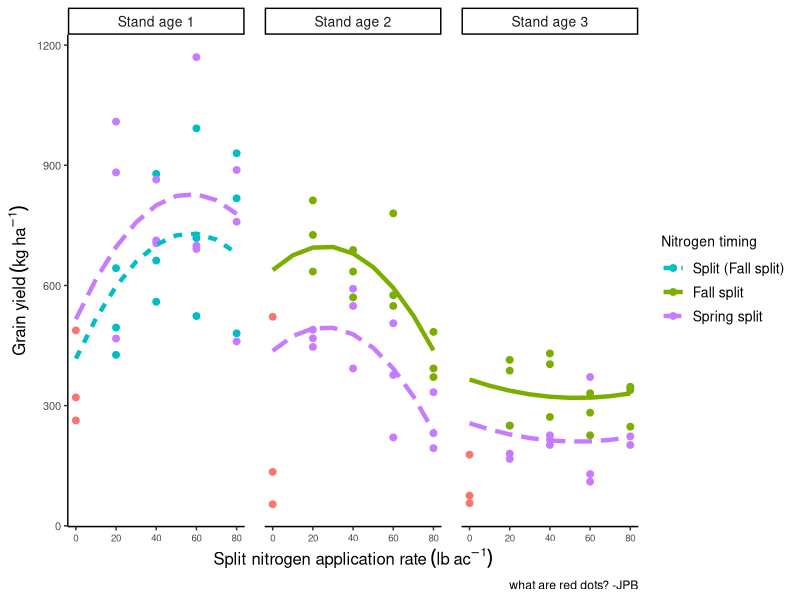
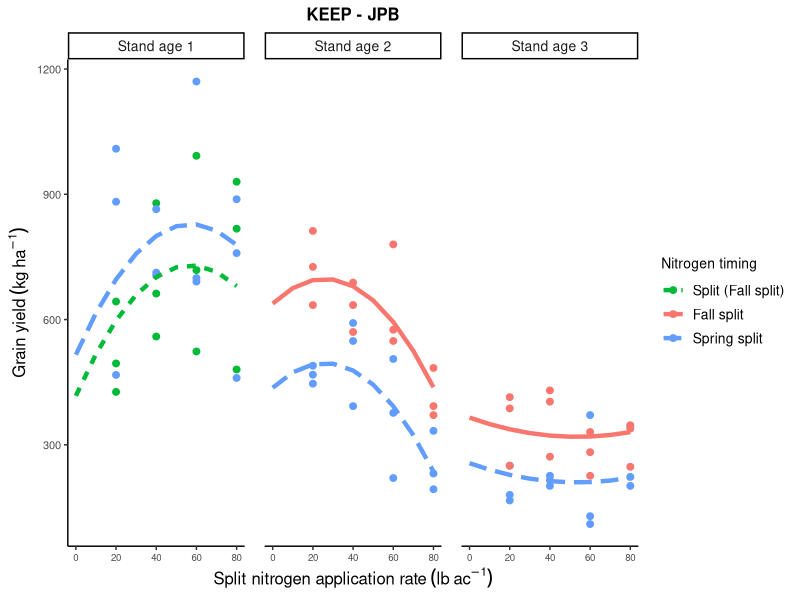
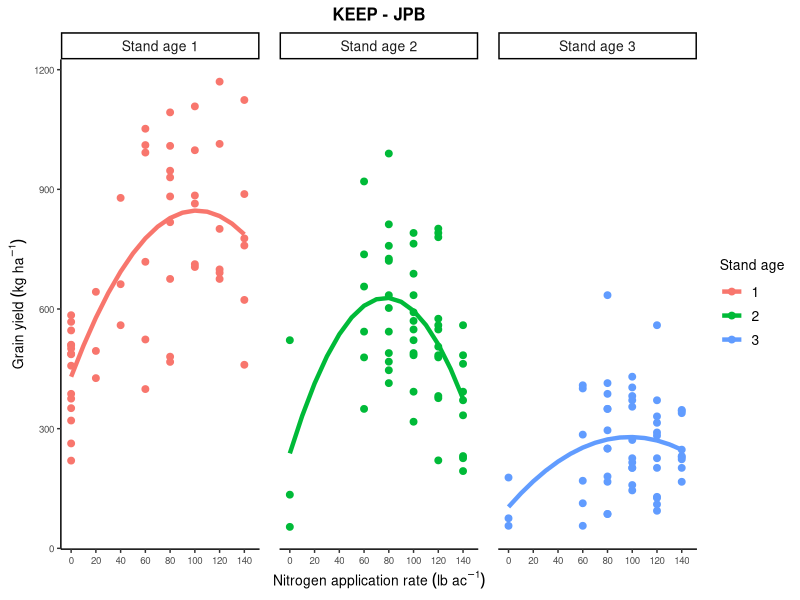
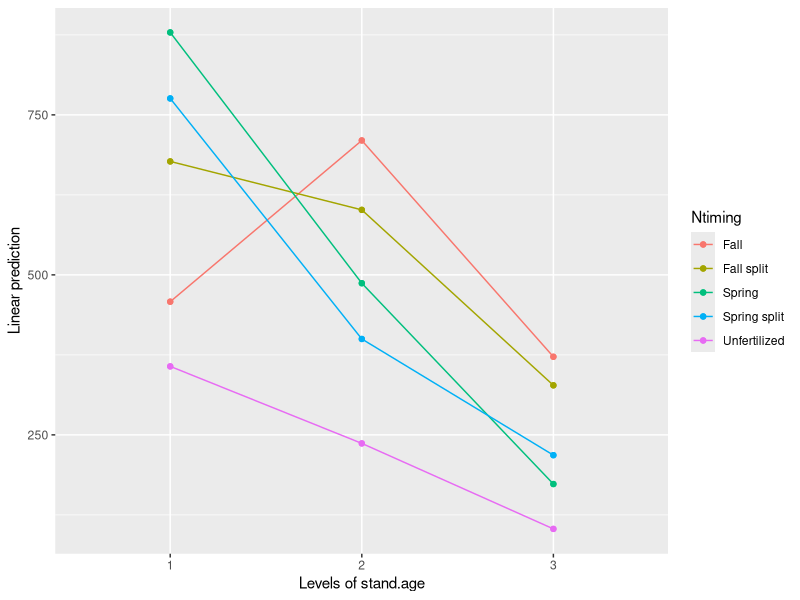
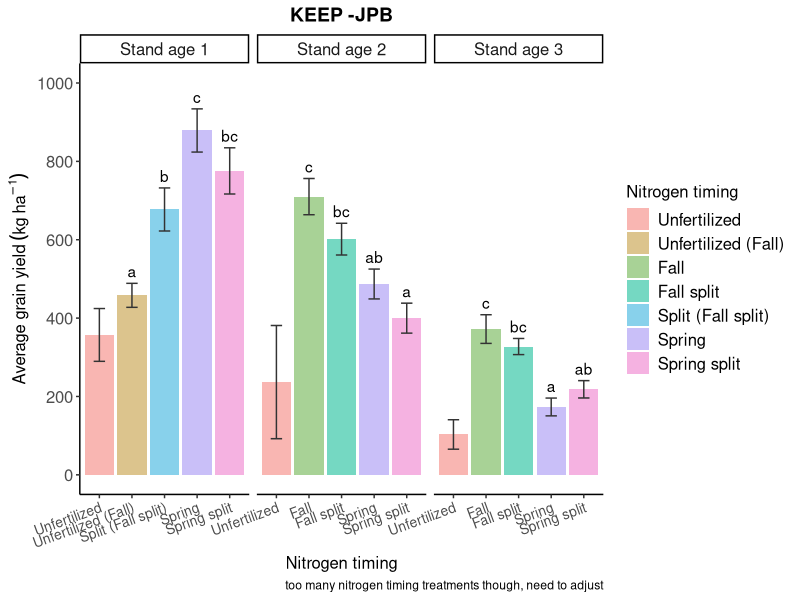
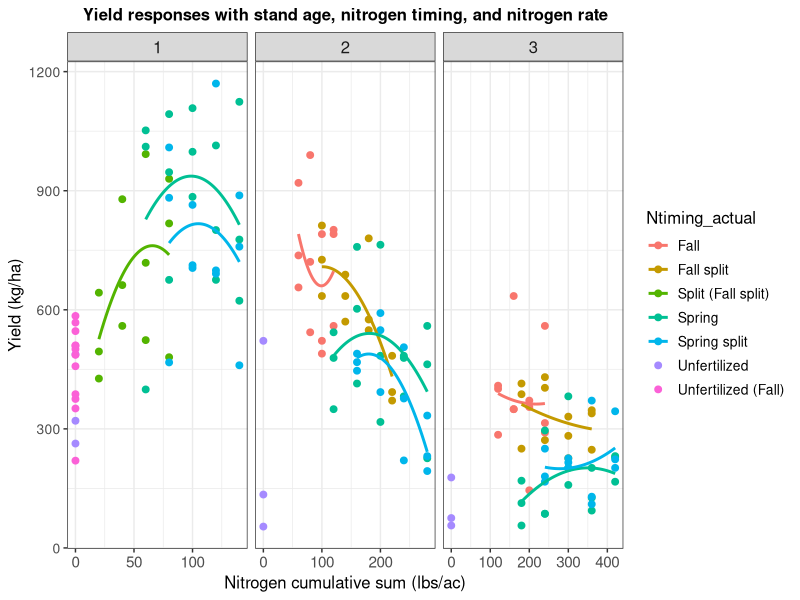
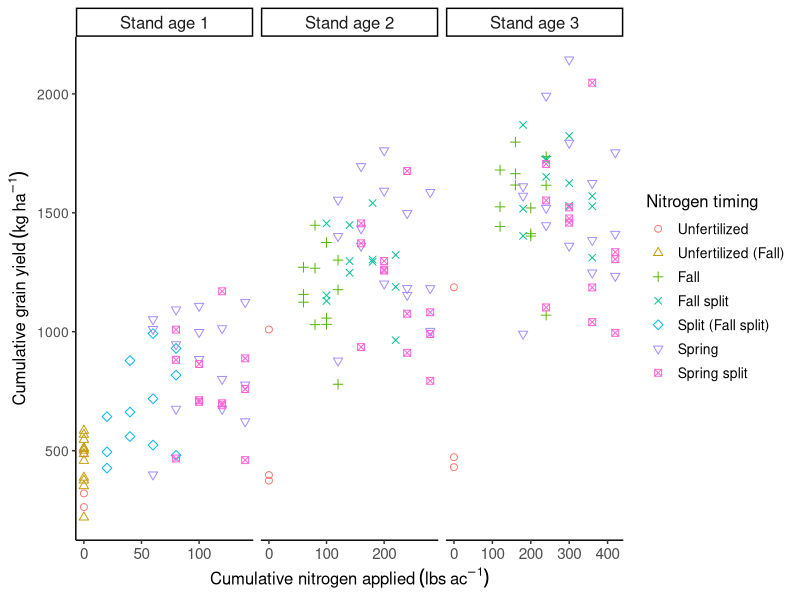
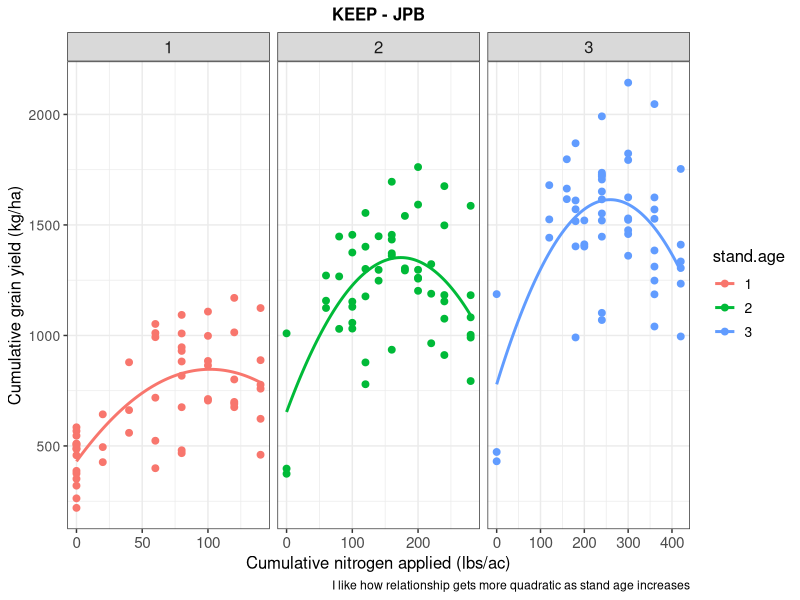

The R script that drew these images, in order:
## ---- chunk 1

# Load packages
library(readxl)
library(tidyverse)
library(emmeans)
library(lme4)
library(lattice)
library(patchwork)
library(car)
library(patchwork)
library(multcompView)

# Load in staples datasets for analysis
staples.split.dataset<- read.csv("Staples.Nsplit.analysis.only.csv") 
staples.cumulative.dataset<- read.csv("Staples.csv")

# Create dataset for fall & spring only analysis
staples.fallspringonly<- subset(staples.cumulative.dataset, 
                                Ntiming %in% c("Unfertilized","Fall","Spring"))

# Modify character codes
## Staples split
str(staples.split.dataset)
colnames(staples.split.dataset)
names<- c(1,21:23)
staples.split.dataset[,names] <- lapply(staples.split.dataset[,names] , factor)
staples.split.dataset$Lodging<- as.integer(staples.split.dataset$Lodging)

## Staples cumulative
str(staples.cumulative.dataset)
colnames(staples.cumulative.dataset)
names<- c(1,21:24)
staples.cumulative.dataset[,names] <- lapply(staples.cumulative.dataset[,names] , factor)
staples.cumulative.dataset$Lodging<- as.integer(staples.cumulative.dataset$Lodging)

# Staples fall & spring only fertilizer applications
str(staples.fallspringonly)
staples.fallspringonly$Ntiming<- as.factor(staples.fallspringonly$Ntiming)
staples.fallspringonly$Block<- as.factor(staples.fallspringonly$Block)
staples.fallspringonly$stand.age<- as.factor(staples.fallspringonly$stand.age)

## ---- chunk 2

# Yield
lme.staples.split<- lmer(yield.kgperha~poly(summerNrate,2)*Ntiming*stand.age+
                        (1|Block), data=staples.split.dataset)
Anova(lme.staples.split, type="II")
#summary(lme.staples.split)
#plot(lme.staples.split, main="Yield with predictor variables residuals")


# Lodging
lme.staples.split.lodging<- lmer(Lodging~poly(summerNrate,2)*Ntiming*stand.age+
                        (1|Block), data=staples.split.dataset)
Anova(lme.staples.split.lodging, type="II")
#summary(lme.staples.lodging.all.interactions.poly)
#plot(lme.staples.split.lodging, main="Yield with predictor variables residuals")


# Height
staples.split.dataset.long<- pivot_longer(data=staples.split.dataset, 
                                cols=Height_1:Height_5, 
                                names_to = "Height", 
                                values_to = "ht.msmt")
# Modify character codes
str(staples.split.dataset.long)
staples.split.dataset.long$ht.msmt<- as.numeric(staples.split.dataset.long$ht.msmt)
# Model
lme.staples.split.ht<- lmer(ht.msmt~poly(summerNrate,2)*Ntiming*stand.age+
                        (1|Block), data=staples.split.dataset.long)
Anova(lme.staples.split.ht, type="II")
#summary(staples.ht.long)
#plot(lme.staples.split.ht, main="Yield with predictor variables residuals")


## ---- chunk 3
str(staples.fallspringonly)
str(staples.split.dataset)

# Set as numeric variable
staples.fallspringonly$Lodging<- as.numeric(staples.fallspringonly$Lodging)

# Yield
lme.staples.fs<- lmer(yield.kgperha~poly(updatedNrate,2)*Ntiming*stand.age+
                        (1|Block), data=staples.fallspringonly)
Anova(lme.staples.fs, type="II")
#summary(lme.staples.fs)
#plot(lme.staples.fs, main="Yield with predictor variables residuals")


# Lodging
lme.staples.fs.lodging<- lmer(Lodging~poly(updatedNrate,2)*Ntiming*stand.age+
                        (1|Block), data=staples.fallspringonly)
Anova(lme.staples.fs.lodging, type="II")
#summary(lme.staples.fs.lodging)
#plot(lme.staples.fs.lodging, main="Yield with predictor variables residuals")


# Height
staples.fs.dataset.long<- pivot_longer(data=staples.fallspringonly, 
                                cols=Height_1:Height_5, 
                                names_to = "Height", 
                                values_to = "ht.msmt")
# Modify character codes
str(staples.fs.dataset.long)
staples.fs.dataset.long$ht.msmt<- as.numeric(staples.fs.dataset.long$ht.msmt)

# Model
lme.staples.fs.ht<- lmer(ht.msmt~poly(updatedNrate,2)*Ntiming*stand.age+
                        (1|Block), data=staples.fs.dataset.long)
Anova(lme.staples.fs.ht, type="II")
#summary(lme.staples.fs.ht)
#plot(lme.staples.fs.ht, main="Yield with predictor variables residuals")

## ---- chunk 4
# Model
str(staples.cumulative.dataset)
lme.staples.base.model<- lmer(yield.kgperha~Ntiming+stand.age+
                                (Ntiming:stand.age)+
                                (1|Block), data=staples.cumulative.dataset)
Anova(lme.staples.base.model, type="II")
#summary(lme.staples.base.model)

## ---- chunk 5
# Model
lme.staples.split.model<- lmer(yield.kgperha~poly(summerNrate,2)+Ntiming+stand.age+
                          (poly(summerNrate,2):stand.age)+
                          (Ntiming:stand.age)+
                          (1|Block), data=staples.split.dataset)
Anova(lme.staples.split.model, type="II")

# Develop prediction curve
staples.split.model.dataset<- expand.grid(
            summerNrate=c(0,10,20,30,40,50,60,70,80),
            Ntiming=c("control","Fall split","Spring split"),
            stand.age=c(1,2,3),
            Block=c(1,2,3)
)

# Modify character codes
staples.split.model.dataset<- as.data.frame(staples.split.model.dataset)
str(staples.split.model.dataset)
staples.split.model.dataset$Block<- as.factor(staples.split.model.dataset$Block)
staples.split.model.dataset$stand.age<- as.factor(staples.split.model.dataset$stand.age)
staples.split.model.dataset$Ntiming<- as.factor(staples.split.model.dataset$Ntiming)
staples.split.model.dataset$summerNrate<- as.numeric(staples.split.model.dataset$summerNrate)

# Calculate prediction curves
str(staples.split.dataset)
str(staples.split.model.dataset)

str(p3 <- predict(lme.staples.split.model,
                  staples.split.model.dataset,re.form=NA)) # new data, level-0
staples.split.model.dataset<- cbind(staples.split.model.dataset, p3) # no random effects

# Subset for block 1 only (since random effects aren't counted)
staples.split.model.dataset<- subset(staples.split.model.dataset, Block=="1")

# Subset out control line, since it really is not necessary
staples.split.model.dataset<- subset(staples.split.model.dataset, Ntiming!="control")

# Facet grid labels:
label.standages.st<- as_labeller(c(`1`="Stand age 1",`2`="Stand age 2",`3`="Stand age 3"))


# Relabel nitrogen timing column in both dataset such that for stand age 1 fall split is renamed "split (fall split)"
staples.split.dataset$Ntiming_modify<- 
ifelse(staples.split.dataset$Ntiming=="Fall split" & staples.split.dataset$stand.age==1, "Split (Fall split)", 
ifelse(staples.split.dataset$Ntiming=="Spring split", "Spring split",
ifelse(staples.split.dataset$Ntiming=="control","control",
ifelse(staples.split.dataset$Ntiming=="Fall split" & staples.split.dataset$stand.age!=1, "Fall split", "missing"))))

staples.split.model.dataset$Ntiming_modify<- 
ifelse(staples.split.model.dataset$Ntiming=="Fall split" & staples.split.model.dataset$stand.age==1, "Split (Fall split)", 
ifelse(staples.split.model.dataset$Ntiming=="Spring split", "Spring split",
ifelse(staples.split.model.dataset$Ntiming=="control","control",
ifelse(staples.split.model.dataset$Ntiming=="Fall split" & staples.split.model.dataset$stand.age!=1, "Fall split", "missing"))))


# Plot prediction results
plot.staples.split.model.dataset<- ggplot()+
   geom_point(data=staples.split.dataset, 
              aes(x=summerNrate, y=yield.kgperha,color=Ntiming_modify), size=2)+
  geom_line(data=staples.split.model.dataset, 
            aes(x=summerNrate,y=p3, color=Ntiming_modify,linetype=Ntiming_modify),size=1.5)+
  facet_grid(.~stand.age, labeller = label.standages.st)+
  labs(x=(expression("Split nitrogen application rate" ~ (lb ~ ac^{-1}))),
       y=(expression("Grain yield" ~ (kg ~ ha^{-1}))),
       color="Nitrogen timing",
       linetype="Nitrogen timing"
       )+
  scale_color_discrete(
                     breaks=c("Split (Fall split)","Fall split","Spring split"),
                     labels=c("Split (Fall split)","Fall split","Spring split"))+
  scale_linetype_discrete(
                        breaks=c("Split (Fall split)","Fall split","Spring split"),
                        labels=c("Split (Fall split)","Fall split","Spring split"))+
  theme_classic()+
  theme(axis.text.y = element_text(size=8),
       axis.title.x.bottom = element_text(size=12),
       axis.title.y = element_text(size=12),
       axis.text.x = element_text(angle=0, hjust=0.5, size=7),
       legend.text = element_text(size=10),
       legend.title = element_text(size=10),
       legend.position = "right",
       plot.title = element_text(hjust = 0.50, face="bold", size=12),
       plot.subtitle = element_text(hjust = 0.50, size=10),
       strip.text.x = element_text(size=10, angle=0),
       strip.text.y = element_text(size=10, angle=-90),
       panel.spacing = unit(1, "lines"))
plot.staples.split.model.dataset +
  labs(caption = "what are red dots? -JPB")


ggplot()+
   geom_point(data=subset(staples.split.dataset, Ntiming_modify != "control"), 
              aes(x=summerNrate, y=yield.kgperha,color=Ntiming_modify), size=2) +
  geom_line(data=staples.split.model.dataset, 
            aes(x=summerNrate,y=p3, color=Ntiming_modify,linetype=Ntiming_modify),size=1.5)+
  facet_grid(.~stand.age, labeller = label.standages.st)+
  labs(x=(expression("Split nitrogen application rate" ~ (lb ~ ac^{-1}))),
       y=(expression("Grain yield" ~ (kg ~ ha^{-1}))),
       color="Nitrogen timing",
       linetype="Nitrogen timing"
       )+
  scale_color_discrete(
                     breaks=c("Split (Fall split)","Fall split","Spring split"),
                     labels=c("Split (Fall split)","Fall split","Spring split"))+
  scale_linetype_discrete(
                        breaks=c("Split (Fall split)","Fall split","Spring split"),
                        labels=c("Split (Fall split)","Fall split","Spring split"))+
  theme_classic()+
  theme(axis.text.y = element_text(size=8),
       axis.title.x.bottom = element_text(size=12),
       axis.title.y = element_text(size=12),
       axis.text.x = element_text(angle=0, hjust=0.5, size=7),
       legend.text = element_text(size=10),
       legend.title = element_text(size=10),
       legend.position = "right",
       plot.title = element_text(hjust = 0.50, face="bold", size=12),
       plot.subtitle = element_text(hjust = 0.50, size=10),
       strip.text.x = element_text(size=10, angle=0),
       strip.text.y = element_text(size=10, angle=-90),
       panel.spacing = unit(1, "lines")) +
  labs(title = "KEEP - JPB")


## ---- chunk 6
str(staples.cumulative.dataset)

# Model
lme.staples.overall.model<- lmer(yield.kgperha~poly(updatedNrate,2)*stand.age+
                          (1|Block), data=staples.cumulative.dataset)
Anova(lme.staples.overall.model, type="II")

# Develop prediction curve
staples.overall.model.dataset<- expand.grid(
            updatedNrate=c(0,10,20,30,40,50,60,70,80,90,100,110,120,130,140),
            stand.age=c(1,2,3),
            Block=c(1,2,3)
)

# Modify character codes
staples.overall.model.dataset<- as.data.frame(staples.overall.model.dataset)
str(staples.overall.model.dataset)
staples.overall.model.dataset$Block<- as.factor(staples.overall.model.dataset$Block)
staples.overall.model.dataset$stand.age<- as.factor(staples.overall.model.dataset$stand.age)
staples.overall.model.dataset$updatedNrate<- as.numeric(staples.overall.model.dataset$updatedNrate)

# Calculate prediction curves
str(staples.cumulative.dataset)
str(staples.overall.model.dataset)

str(p3 <- predict(lme.staples.overall.model,
                  staples.overall.model.dataset,re.form=NA)) # new data, level-0
staples.overall.model.dataset<- cbind(staples.overall.model.dataset, p3) # no random effects

# Subset for block 1 only (since random effects aren't counted)
staples.overall.model.dataset<- subset(staples.overall.model.dataset, Block=="1")


# Plot:

# Facet labels
label.standages.st<- as_labeller(c(`1`="Stand age 1",`2`="Stand age 2",`3`="Stand age 3"))

# Plot
plot.staples.overall.model<- ggplot()+
   geom_point(data=staples.cumulative.dataset, aes(x=updatedNrate, y=yield.kgperha,
                                              color=stand.age), size=2)+
  geom_line(data=staples.overall.model.dataset, aes(x=updatedNrate,y=p3,
                                        color=stand.age),size=1.5)+
  facet_grid(.~stand.age, labeller = label.standages.st)+
  labs(x=(expression("Nitrogen application rate" ~ (lb ~ ac^{-1}))),
       y=(expression("Grain yield" ~ (kg ~ ha^{-1}))),
       color="Stand age"
       )+
  scale_x_continuous(breaks = c(0,20,40,60,80,100,120,140), limits = c(-1,145))+
  theme_classic()+
  theme(axis.text.y = element_text(size=7),
       axis.title.x.bottom = element_text(size=10),
       axis.title.y = element_text(size=10),
       axis.text.x = element_text(angle=0, hjust=0.5, size=7),
       legend.text = element_text(size=10),
       legend.title = element_text(size=10),
       legend.position = "right",
       plot.title = element_text(hjust = 0.50, face="bold", size=12),
       plot.subtitle = element_text(hjust = 0.50, size=10),
       strip.text.x = element_text(size=10, angle=0),
       strip.text.y = element_text(size=10, angle=-90),
       panel.spacing = unit(1, "lines")) +
  labs(title = "KEEP - JPB")
plot.staples.overall.model


# Get maximum yield values from prediction curve
staples.overall.model.dataset.maximum.values<- staples.overall.model.dataset %>% group_by(stand.age) %>%
  summarise(
    ntot=n(),
    max.yield=max(p3)
  )

## ---- chunk 7
staples.timing.age<- staples.cumulative.dataset %>% group_by(Ntiming_actual, stand.age) %>%
  summarise(number_of_samples=n(),
            sd.yield=sd(yield.kgperha),
            mean.yield=mean(yield.kgperha),
            SE.yield=sd.yield/(sqrt(number_of_samples))
            )

staples.timing.age2<- staples.cumulative.dataset %>% group_by(Ntiming, stand.age) %>%
  summarise(number_of_samples=n(),
            sd.yield=sd(yield.kgperha),
            mean.yield=mean(yield.kgperha),
            SE.yield=sd.yield/(sqrt(number_of_samples))
            )

staples.nrate.age<- staples.cumulative.dataset %>% group_by(updatedNrate, stand.age) %>%
  summarise(number_of_samples=n(),
            sd.yield=signif(sd(yield.kgperha),3),
            mean.yield=signif(mean(yield.kgperha),3)
            )

# Paste mean and standard deviations together
staples.nrate.age$yield <- paste(staples.nrate.age$mean.yield, staples.nrate.age$sd.yield, sep = " ")


## ---- chunk 8
staples.timing.age # data for bar plot
lme.staples.base.model # model for means comparison

# Modify reference grid
staples.regrid.not.control<- ref_grid(lme.staples.base.model, 
                                      at=list(Ntiming=c("Fall","Fall split",
                                                        "Spring","Spring split")))

# Run emmeans
ref_grid(lme.staples.base.model)

staples.timing.emmean<- emmeans(staples.regrid.not.control, ~Ntiming|stand.age)
staples.timing.emmean

# Calculate pairwise contrasts
contrast(staples.timing.emmean, alpha = 0.05, method = "pairwise")
# Get significant letters
a<- multcomp::cld(staples.timing.emmean, alpha=0.05, Letters=LETTERS)

# Linear prediction of yield based on nitrogen timing and stand age
emmip(lme.staples.base.model, Ntiming~stand.age)

# Significant letters
staples.timing.age$sletters<- c( "c","c","bc",
                                 "bc","b","c",
                                 "ab","a","bc",
                                 "a","ab","",
                                 "","","a"
                                 )

# Relevel data set
staples.timing.age$Ntiming_actual<- factor(staples.timing.age$Ntiming_actual,
levels=c("Unfertilized","Unfertilized (Fall)","Fall","Fall split","Split (Fall split)","Spring","Spring split"))

# Plot
plot.staples.timing<- ggplot(staples.timing.age, 
                             aes(x=Ntiming_actual, y=mean.yield, fill=Ntiming_actual))+
  geom_bar(stat="identity", position = "dodge")+
  geom_errorbar(aes(ymin = mean.yield-SE.yield, ymax = mean.yield+SE.yield), 
                width = 0.35, color="grey20")+
  facet_grid(.~stand.age,labeller=label.standages.st, scales="free")+
  geom_text(aes(label = staples.timing.age$sletters, y=mean.yield+SE.yield), vjust = -0.5)+
  labs(x="Nitrogen timing",
       y=(expression("Average grain yield" ~ (kg ~ ha^{-1}))),
       fill="Nitrogen timing")+
  scale_y_continuous(breaks = c(0,200,400,600,800,1000), limits = c(0,1000))+
    scale_fill_hue(c=45, l=80, 
                 labels=c("Unfertilized","Unfertilized (Fall)","Fall","Fall split","Split (Fall split)","Spring","Spring split"))+
  theme_classic()+
  theme(axis.text.y = element_text(size=12),
        axis.title.x.bottom = element_text(size=12),
        axis.title.y = element_text(size=12),
        axis.text.x = element_text(angle=20, hjust=1, size=10),
        legend.text = element_text(size=12),
        legend.title = element_text(size=12),
        legend.position = "right",
        plot.title = element_text(hjust = 0.50, face="bold", size=14),
        plot.subtitle = element_text(hjust = 0.50, size=10),
        strip.text.x = element_text(size=12, angle=0),
        strip.text.y = element_text(size=12, angle=-90)) +
  labs(title = "KEEP -JPB",
       caption = "too many nitrogen timing treatments though, need to adjust")
plot.staples.timing


## ---- chunk 9

# Plot 1
plot.staples.cumulative.sum<- ggplot(staples.cumulative.dataset,
                         aes(x=updatedNcumsum,y=yield.kgperha,color=Ntiming_actual))+
  facet_grid(.~stand.age, scales = "free")+
  geom_point(size=2)+
  geom_smooth(method="lm", formula = y~poly(x,2),se=F)+ # Applying this function just to quickly see the trendline
  labs(
    x="Nitrogen cumulative sum (lbs/ac)",
    y="Yield (kg/ha)",
    title="Yield responses with stand age, nitrogen timing, and nitrogen rate"
  )+
  theme_bw()+
  theme(axis.text.y = element_text(size=10),
       axis.title.x.bottom = element_text(size=12),
       axis.title.y = element_text(size=12),
       axis.text.x = element_text(angle=0, hjust=0.5, size=11),
       legend.text = element_text(size=10),
       legend.title = element_text(size=12),
       legend.position = "right",
       plot.title = element_text(hjust = 0.50, face="bold", size=12),
       plot.subtitle = element_text(hjust = 0.50, size=10),
       strip.text.x = element_text(size=12, angle=0),
       strip.text.y = element_text(size=12, angle=-90))
plot.staples.cumulative.sum

##
##
##
# Facet grid labels:
label.standages.st<- as_labeller(c(`1`="Stand age 1",`2`="Stand age 2",`3`="Stand age 3"))

# Relevel data set
staples.cumulative.dataset$Ntiming_actual<- factor(staples.cumulative.dataset$Ntiming_actual,
levels=c("Unfertilized","Unfertilized (Fall)","Fall","Fall split","Split (Fall split)","Spring","Spring split"))

# Plot 2
plot.staples.cumulative.sum2<- ggplot(staples.cumulative.dataset,
                         aes(x=updatedNcumsum,y=cumulative.grain.yield,
                             color=Ntiming_actual, shape=Ntiming_actual))+
  facet_grid(.~stand.age, scales = "free", labeller = label.standages.st)+
  geom_point(size=2)+
  #geom_smooth(method="lm", formula = y~poly(x,2), se=F, size=0.5)+ # See trendline quickly
    labs(
       y=(expression("Cumulative grain yield" ~ (kg ~ ha^{-1}))),
       x=(expression("Cumulative nitrogen applied" ~ (lbs ~ ac^{-1}))),
       color="Nitrogen timing",
       shape="Nitrogen timing"
       #title="Cumulative grain yield by stand age and cumulative nitrogen applied"
                 )+
    scale_color_hue( 
                 labels=c("Unfertilized","Unfertilized (Fall)","Fall","Fall split",
                          "Split (Fall split)","Spring","Spring split")
                 )+
    scale_shape_manual(values = c(1,2,3,4,5,6,7), 
                       labels=c("Unfertilized","Unfertilized (Fall)","Fall","Fall split",
                                "Split (Fall split)","Spring","Spring split")
                 )+
  theme_classic()+
  theme(axis.text.y = element_text(size=10),
       axis.title.x.bottom = element_text(size=12),
       axis.title.y = element_text(size=12),
       axis.text.x = element_text(angle=0, hjust=0.5, size=11),
       legend.text = element_text(size=10),
       legend.title = element_text(size=12),
       legend.position = "right",
       plot.title = element_text(hjust = 0.50, face="bold", size=12),
       plot.subtitle = element_text(hjust = 0.50, size=10),
       strip.text.x = element_text(size=12, angle=0),
       strip.text.y = element_text(size=12, angle=-90))
plot.staples.cumulative.sum2



# Plot 3
plot.staples.cumulative.sum3<- ggplot(staples.cumulative.dataset,
                         aes(x=updatedNcumsum,y=cumulative.grain.yield, color=stand.age))+
  facet_grid(.~stand.age, scales = "free")+
  geom_point(size=2)+
  geom_smooth(method="lm", formula = y~poly(x,2), se=F)+ # Applying this function just to quickly see the trendline
  labs(
    x="Cumulative nitrogen applied (lbs/ac)",
    y="Cumulative grain yield (kg/ha)",
    title="Cumulative grain yield increases over stand age and nitrogen rate"
  )+
  theme_bw()+
  theme(axis.text.y = element_text(size=10),
       axis.title.x.bottom = element_text(size=12),
       axis.title.y = element_text(size=12),
       axis.text.x = element_text(angle=0, hjust=0.5, size=11),
       legend.text = element_text(size=10),
       legend.title = element_text(size=12),
       legend.position = "right",
       plot.title = element_text(hjust = 0.50, face="bold", size=12),
       plot.subtitle = element_text(hjust = 0.50, size=10),
       strip.text.x = element_text(size=12, angle=0),
       strip.text.y = element_text(size=12, angle=-90)) +
  labs(title = "KEEP - JPB",
       caption = "I like how relationship gets more quadratic as stand age increases")
plot.staples.cumulative.sum3


## ---- chunk 10

#tiff(filename="~/Desktop/Jungers lab/N-rate Timing/Figures/staples.split,timing.tif",res = 600, width = 6, height = 3, units = "in", compression="lzw")
plot.staples.split.model.dataset
#dev.off()

#tiff(filename="~/Desktop/Jungers lab/N-rate Timing/Figures/staples.overall.model.tif",res = 600, width = 6, height = 3, units = "in", compression="lzw")
plot.staples.overall.model
#dev.off()

#tiff(filename="~/Desktop/Jungers lab/N-rate Timing/Figures/staples.timing.barplot.tif",res = 600, width = 9, height = 6, units = "in", compression="lzw")
plot.staples.timing
#dev.off()

#tiff(filename="~/Desktop/Jungers lab/N-rate Timing/Figures/staples.cumulative.sum.tif",res = 600, width = 9, height = 6, units = "in", compression="lzw")
plot.staples.cumulative.sum2
#dev.off()
